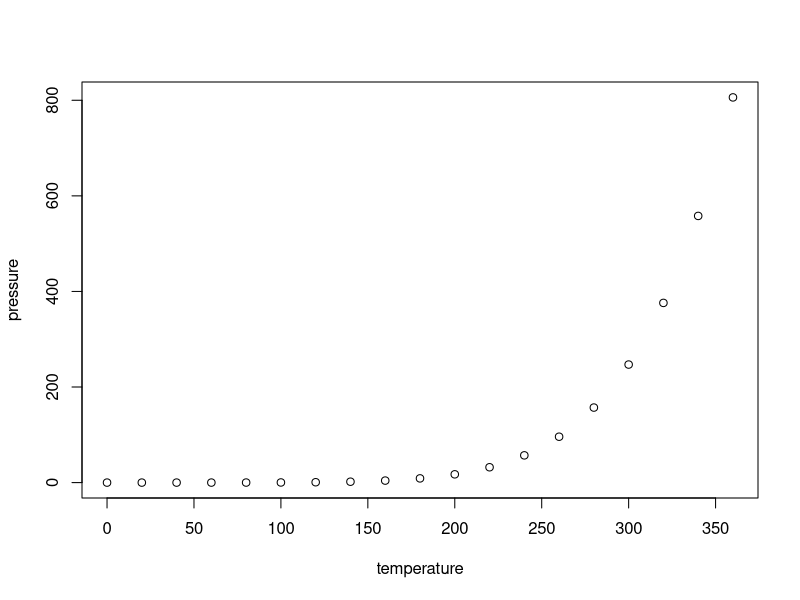
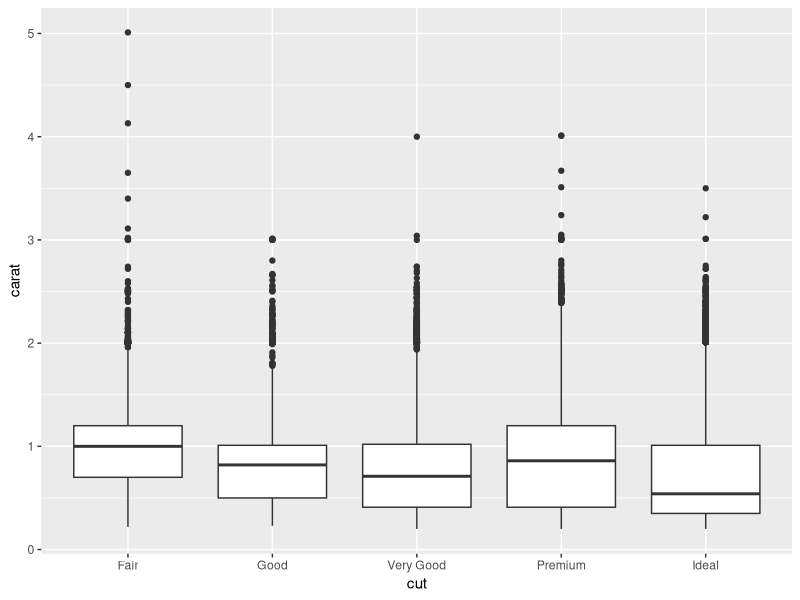
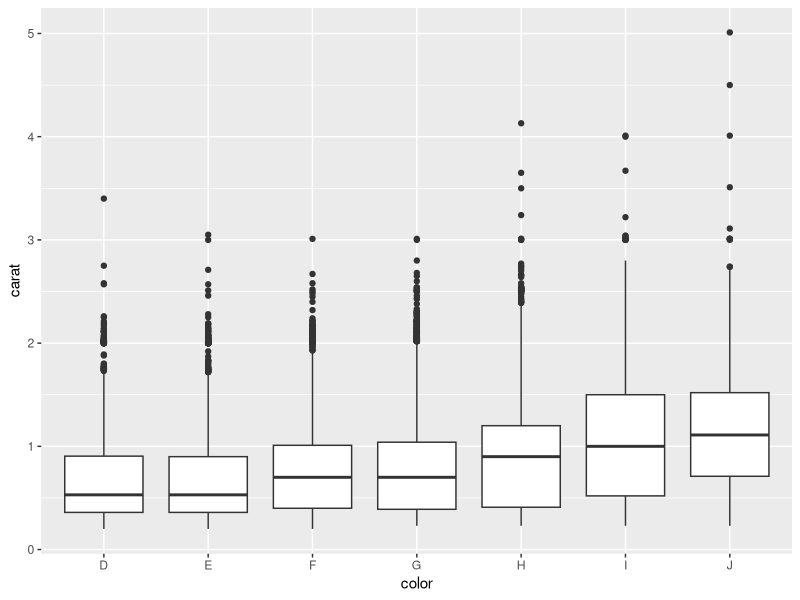
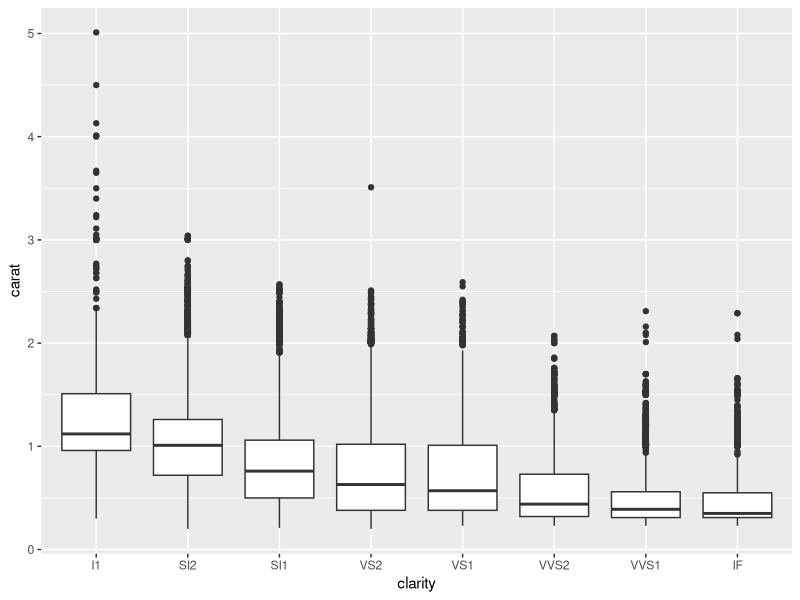
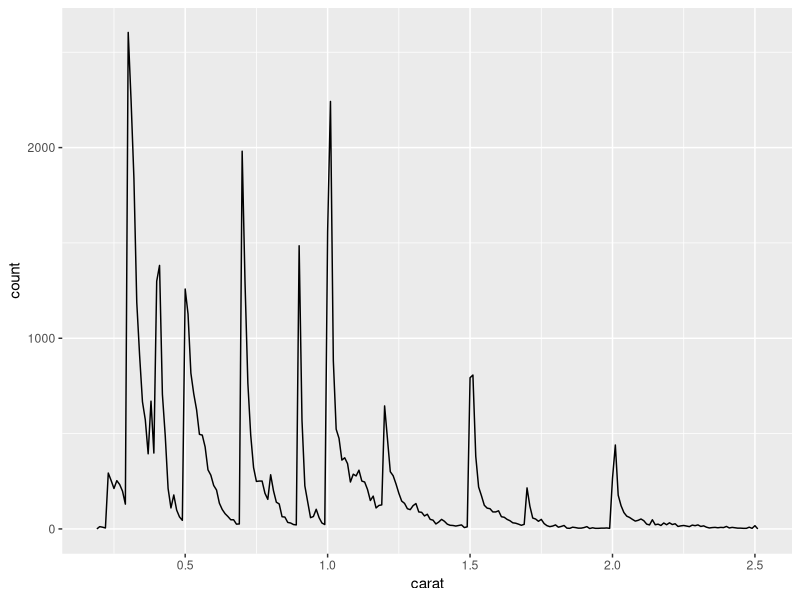

R code for these plots, in order:
## ---- chunk 1
knitr::opts_chunk$set(echo = TRUE)
## ---- chunk 2
summary(cars)
## ---- chunk 3
plot(pressure)
## ---- chunk 4
knitr::kable(head(iris))
## ---- chunk 5
library("ggplot2")
library("dplyr")
## ---- chunk 6
smaller <- diamonds %>%
  filter(carat <= 2.5)
## ---- chunk 7
# Hide objects and functions ONLY used inline
n_larger <- nrow(diamonds) - nrow(smaller)
pct_larger <- n_larger / nrow(diamonds) * 100

comma <- function(x) {
  format(x, digits = 2, big.mark = ",")
}
## ---- chunk 8
ggplot(diamonds, aes(y = carat, x = cut)) +
  geom_boxplot()
## ---- chunk 9
ggplot(diamonds, aes(y = carat, x = color)) +
  geom_boxplot()
## ---- chunk 10
ggplot(diamonds, aes(y = carat, x = clarity)) +
  geom_boxplot()
## ---- chunk 11
smaller %>%
  ggplot(aes(carat)) +
  geom_freqpoly(binwidth = 0.01)
## ---- chunk 12
diamonds %>%
  arrange(desc(carat)) %>%
  slice(1:20) %>%
  select(carat, cut, color, clarity) %>%
  knitr::kable(
    caption = "The largest 20 diamonds in the `diamonds` dataset."
  )
